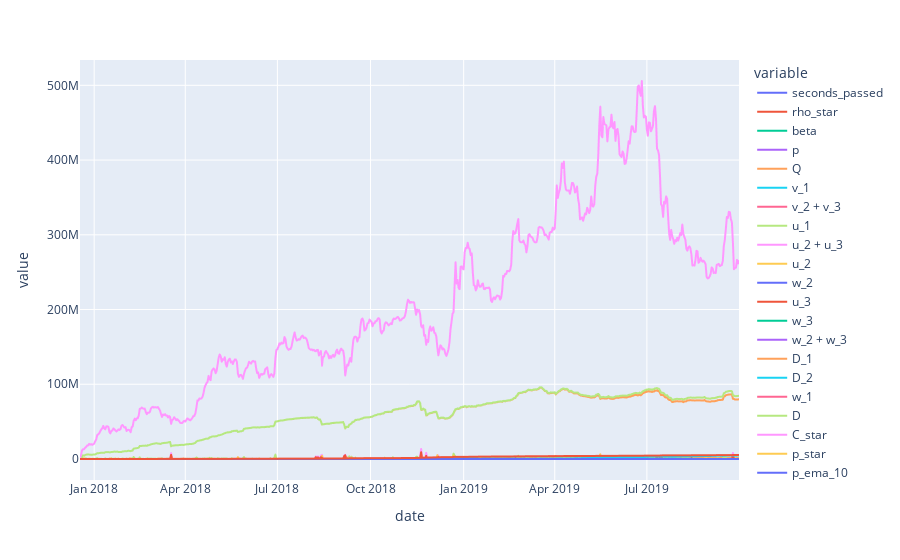

The code cell stored with this chart in its notebook:
### Code cell
debt_market_df.plot()

### Figure 1 — Plotly figure (JSON) as saved in the notebook; plotly's stock layout.template omitted (floating-point values rounded to 4 significant figures; data arrays with more than 128 entries replaced by an {"elided": "..."} marker saying what was removed)
{"data": [{"hovertemplate": "variable=seconds_passed<br>date=%{x}<br>value=%{y}<extra></extra>", "legendgroup": "seconds_passed", "line": {"color": "#636efa", "dash": "solid"}, "mode": "lines", "name": "seconds_passed", "showlegend": true, "type": "scattergl", "x": {"elided": "652 str values"}, "xaxis": "x", "y": {"elided": "652 int values"}, "yaxis": "y"}, {"hovertemplate": "variable=rho_star<br>date=%{x}<br>value=%{y}<extra></extra>", "legendgroup": "rho_star", "line": {"color": "#EF553B", "dash": "solid"}, "mode": "lines", "name": "rho_star", "showlegend": true, "type": "scattergl", "x": {"elided": "652 str values"}, "xaxis": "x", "y": {"elided": "652 float values"}, "yaxis": "y"}, {"hovertemplate": "variable=beta<br>date=%{x}<br>value=%{y}<extra></extra>", "legendgroup": "beta", "line": {"color": "#00cc96", "dash": "solid"}, "mode": "lines", "name": "beta", "showlegend": true, "type": "scattergl", "x": {"elided": "652 str values"}, "xaxis": "x", "y": {"elided": "652 float values"}, "yaxis": "y"}, {"hovertemplate": "variable=p<br>date=%{x}<br>value=%{y}<extra></extra>", "legendgroup": "p", "line": {"color": "#ab63fa", "dash": "solid"}, "mode": "lines", "name": "p", "showlegend": true, "type": "scattergl", "x": {"elided": "652 str values"}, "xaxis": "x", "y": {"elided": "652 float values"}, "yaxis": "y"}, {"hovertemplate": "variable=Q<br>date=%{x}<br>value=%{y}<extra></extra>", "legendgroup": "Q", "line": {"color": "#FFA15A", "dash": "solid"}, "mode": "lines", "name": "Q", "showlegend": true, "type": "scattergl", "x": {"elided": "652 str values"}, "xaxis": "x", "y": {"elided": "652 float values"}, "yaxis": "y"}, {"hovertemplate": "variable=v_1<br>date=%{x}<br>value=%{y}<extra></extra>", "legendgroup": "v_1", "line": {"color": "#19d3f3", "dash": "solid"}, "mode": "lines", "name": "v_1", "showlegend": true, "type": "scattergl", "x": {"elided": "652 str values"}, "xaxis": "x", "y": {"elided": "652 float values"}, "yaxis": "y"}, {"hovertemplate": "variable=v_2 + v_3<br>date=%{x}<br>value=%{y}<extra></extra>", "legendgroup": "v_2 + v_3", "line": {"color": "#FF6692", "dash": "solid"}, "mode": "lines", "name": "v_2 + v_3", "showlegend": true, "type": "scattergl", "x": {"elided": "652 str values"}, "xaxis": "x", "y": {"elided": "652 float values"}, "yaxis": "y"}, {"hovertemplate": "variable=u_1<br>date=%{x}<br>value=%{y}<extra></extra>", "legendgroup": "u_1", "line": {"color": "#B6E880", "dash": "solid"}, "mode": "lines", "name": "u_1", "showlegend": true, "type": "scattergl", "x": {"elided": "652 str values"}, "xaxis": "x", "y": {"elided": "652 float values"}, "yaxis": "y"}, {"hovertemplate": "variable=u_2 + u_3<br>date=%{x}<br>value=%{y}<extra></extra>", "legendgroup": "u_2 + u_3", "line": {"color": "#FF97FF", "dash": "solid"}, "mode": "lines", "name": "u_2 + u_3", "showlegend": true, "type": "scattergl", "x": {"elided": "652 str values"}, "xaxis": "x", "y": {"elided": "652 float values"}, "yaxis": "y"}, {"hovertemplate": "variable=u_2<br>date=%{x}<br>value=%{y}<extra></extra>", "legendgroup": "u_2", "line": {"color": "#FECB52", "dash": "solid"}, "mode": "lines", "name": "u_2", "showlegend": true, "type": "scattergl", "x": {"elided": "652 str values"}, "xaxis": "x", "y": {"elided": "652 float values"}, "yaxis": "y"}, {"hovertemplate": "variable=w_2<br>date=%{x}<br>value=%{y}<extra></extra>", "legendgroup": "w_2", "line": {"color": "#636efa", "dash": "solid"}, "mode": "lines", "name": "w_2", "showlegend": true, "type": "scattergl", "x": {"elided": "652 str values"}, "xaxis": "x", "y": {"elided": "652 float values"}, "yaxis": "y"}, {"hovertemplate": "variable=u_3<br>date=%{x}<br>value=%{y}<extra></extra>", "legendgroup": "u_3", "line": {"color": "#EF553B", "dash": "solid"}, "mode": "lines", "name": "u_3", "showlegend": true, "type": "scattergl", "x": {"elided": "652 str values"}, "xaxis": "x", "y": {"elided": "652 float values"}, "yaxis": "y"}, {"hovertemplate": "variable=w_3<br>date=%{x}<br>value=%{y}<extra></extra>", "legendgroup": "w_3", "line": {"color": "#00cc96", "dash": "solid"}, "mode": "lines", "name": "w_3", "showlegend": true, "type": "scattergl", "x": {"elided": "652 str values"}, "xaxis": "x", "y": {"elided": "652 float values"}, "yaxis": "y"}, {"hovertemplate": "variable=w_2 + w_3<br>date=%{x}<br>value=%{y}<extra></extra>", "legendgroup": "w_2 + w_3", "line": {"color": "#ab63fa", "dash": "solid"}, "mode": "lines", "name": "w_2 + w_3", "showlegend": true, "type": "scattergl", "x": {"elided": "652 str values"}, "xaxis": "x", "y": {"elided": "652 float values"}, "yaxis": "y"}, {"hovertemplate": "variable=D_1<br>date=%{x}<br>value=%{y}<extra></extra>", "legendgroup": "D_1", "line": {"color": "#FFA15A", "dash": "solid"}, "mode": "lines", "name": "D_1", "showlegend": true, "type": "scattergl", "x": {"elided": "652 str values"}, "xaxis": "x", "y": {"elided": "652 float values"}, "yaxis": "y"}, {"hovertemplate": "variable=D_2<br>date=%{x}<br>value=%{y}<extra></extra>", "legendgroup": "D_2", "line": {"color": "#19d3f3", "dash": "solid"}, "mode": "lines", "name": "D_2", "showlegend": true, "type": "scattergl", "x": {"elided": "652 str values"}, "xaxis": "x", "y": {"elided": "652 float values"}, "yaxis": "y"}, {"hovertemplate": "variable=w_1<br>date=%{x}<br>value=%{y}<extra></extra>", "legendgroup": "w_1", "line": {"color": "#FF6692", "dash": "solid"}, "mode": "lines", "name": "w_1", "showlegend": true, "type": "scattergl", "x": {"elided": "652 str values"}, "xaxis": "x", "y": {"elided": "652 float values"}, "yaxis": "y"}, {"hovertemplate": "variable=D<br>date=%{x}<br>value=%{y}<extra></extra>", "legendgroup": "D", "line": {"color": "#B6E880", "dash": "solid"}, "mode": "lines", "name": "D", "showlegend": true, "type": "scattergl", "x": {"elided": "652 str values"}, "xaxis": "x", "y": {"elided": "652 float values"}, "yaxis": "y"}, {"hovertemplate": "variable=C_star<br>date=%{x}<br>value=%{y}<extra></extra>", "legendgroup": "C_star", "line": {"color": "#FF97FF", "dash": "solid"}, "mode": "lines", "name": "C_star", "showlegend": true, "type": "scattergl", "x": {"elided": "652 str values"}, "xaxis": "x", "y": {"elided": "652 float values"}, "yaxis": "y"}, {"hovertemplate": "variable=p_star<br>date=%{x}<br>value=%{y}<extra></extra>", "legendgroup": "p_star", "line": {"color": "#FECB52", "dash": "solid"}, "mode": "lines", "name": "p_star", "showlegend": true, "type": "scattergl", "x": {"elided": "652 str values"}, "xaxis": "x", "y": {"elided": "652 int values"}, "yaxis": "y"}, {"hovertemplate": "variable=p_ema_10<br>date=%{x}<br>value=%{y}<extra></extra>", "legendgroup": "p_ema_10", "line": {"color": "#636efa", "dash": "solid"}, "mode": "lines", "name": "p_ema_10", "showlegend": true, "type": "scattergl", "x": {"elided": "652 str values"}, "xaxis": "x", "y": {"elided": "652 float values"}, "yaxis": "y"}, {"hovertemplate": "variable=cumulative_v_1<br>date=%{x}<br>value=%{y}<extra></extra>", "legendgroup": "cumulative_v_1", "line": {"color": "#EF553B", "dash": "solid"}, "mode": "lines", "name": "cumulative_v_1", "showlegend": true, "type": "scattergl", "x": {"elided": "652 str values"}, "xaxis": "x", "y": {"elided": "652 float values"}, "yaxis": "y"}], "layout": {"legend": {"title": {"text": "variable"}, "tracegroupgap": 0}, "margin": {"t": 60}, "xaxis": {"anchor": "y", "domain": [0, 1], "title": {"text": "date"}}, "yaxis": {"anchor": "x", "domain": [0, 1], "title": {"text": "value"}}}}
